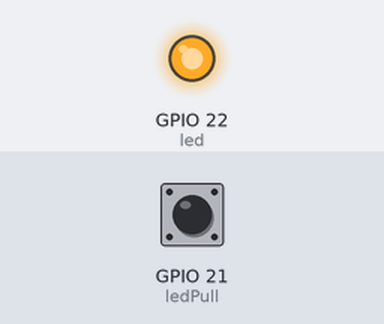
The sketch below on a simulated ESP32. Shown: output pins drawn as LEDs (lit = HIGH). Inputs (shaded band) come from the test bench; at power-on: GPIO 21 (ledPull) HIGH.

Above: at 1.2 s.
1.3 s: GPIO 21 (ledPull) pulled LOW for 0.15 s
At 1.37 s:
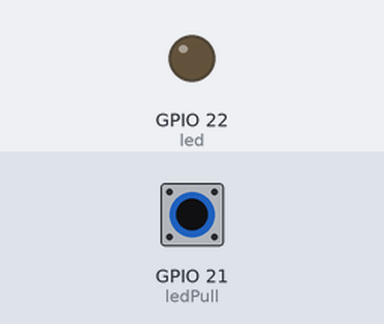
2.9 s: GPIO 21 (ledPull) pulled LOW for 3.2 s
At 6.6 s:
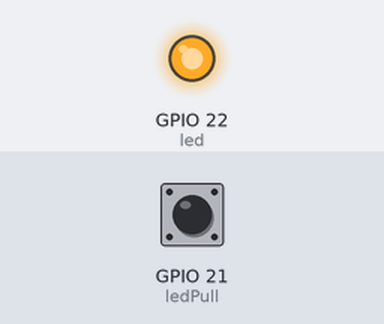
Timing chart, 0 to 8.1 s (numbered marks = the images above; inputs shaded):
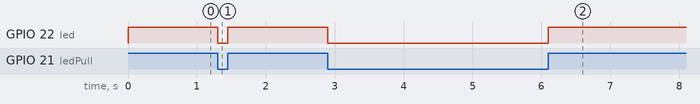

Measured:
- after the input at 1.3 s, GPIO 22 (led): HIGH → LOW at once, → HIGH 0.15 s later
- after the input at 2.9 s, GPIO 22 (led): HIGH → LOW at once, → HIGH 3.2 s later

The sketch:

LedPullUp.ino
```cpp
#define led 22
#define ledPull 21
int state=0;
void setup() {
  // put your setup code here, to run once:
  pinMode(led,OUTPUT);
  pinMode(ledPull,INPUT_PULLUP);

}

void loop() {
 //turns led on or off by reading the state pin
state=digitalRead(ledPull);
if(state==0){
   digitalWrite(led,LOW);
}
else{
  digitalWrite(led,HIGH);
}


}
```
